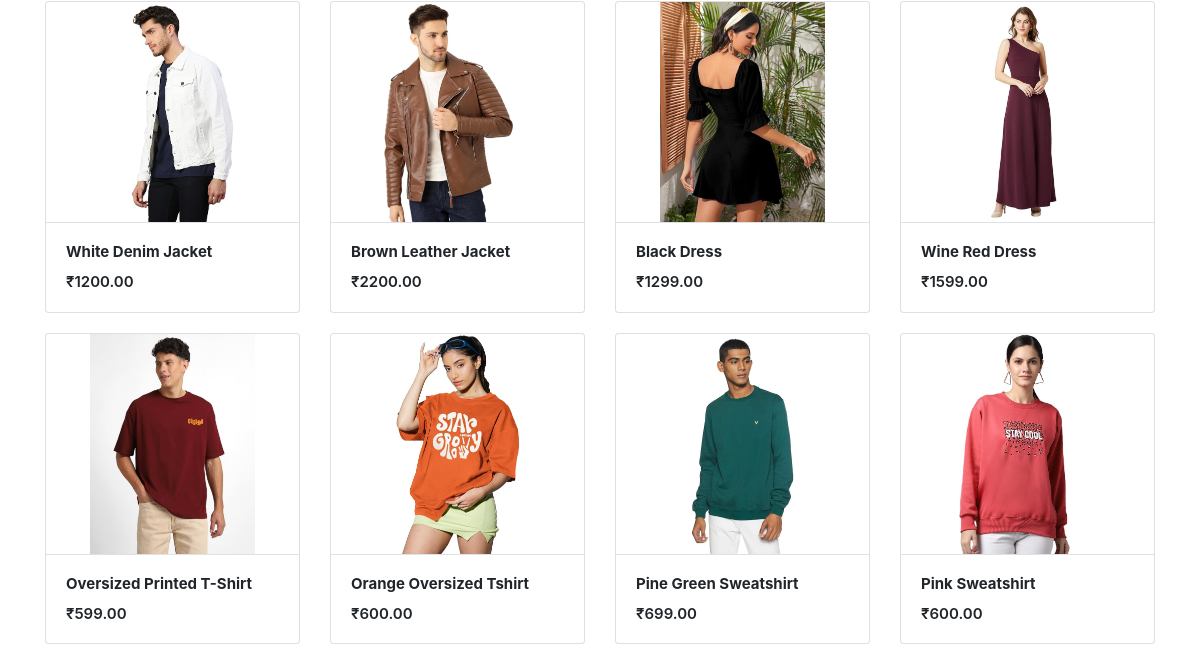
The app's page / (lower part), older data.
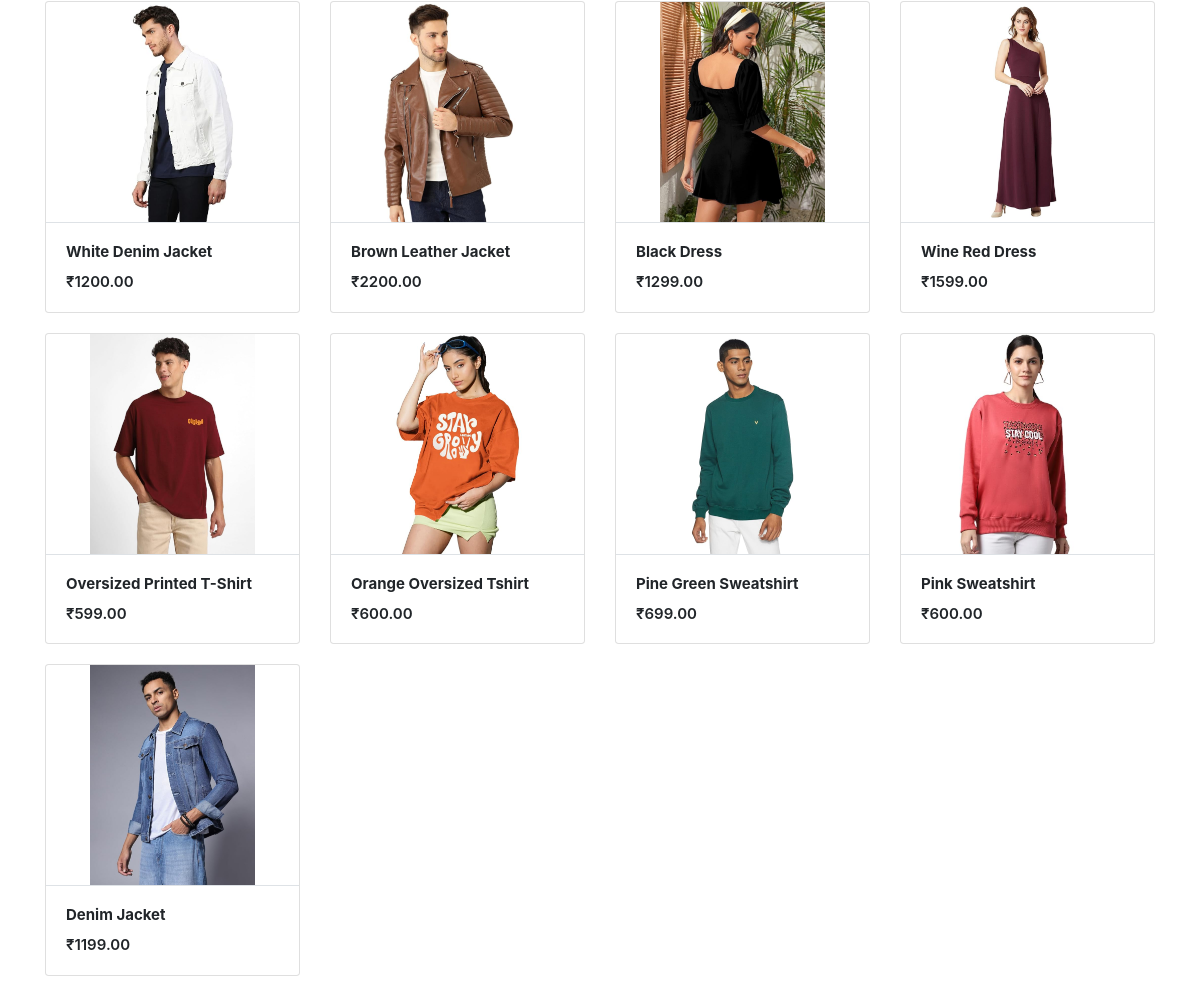
The same page, newer data.
### products/models.py (models this page shows, shortened)
class Product(BaseModel):
  product_name = models.CharField(max_length=100)
  slug = models.SlugField(unique=True, null=True, blank=True)
  category = models.ForeignKey(Category, on_delete=models.CASCADE, related_name='products')
  price = models.IntegerField()
  product_description = models.TextField()
  color_variant = models.ManyToManyField(ColorVariant, blank = True)
  size_variant = models.ManyToManyField(SizeVariant, blank = True)

class ProductImage(BaseModel):
  product = models.ForeignKey(Product, on_delete=models.CASCADE, related_name='product_images')
  image = models.ImageField(upload_to='product')

### home/views.py (the view)
# urls.py: path('',index,name='home')
def index(request):
  products = Product.objects.all()
  if request.method == "POST":
    search = request.POST.get('search')
    products = Product.objects.filter(product_name__icontains = search)
  context = {'products': products}
  return render(request,'home/index.html', context)

### templates/home/index.html
{% extends "base/base.html"%} {% load static %} {% block start %}
<div class="container mt-5 pt-5">
  <div class="row">
    {% for product in products %}
    <div class="col-md-3">
      <figure class="card card-product-grid">
        <a href="{% url 'product' product.slug %}">
          <div class="img-wrap">
            <img src="{% static '' %}{{product.product_images.first.image}}" />
          </div>
          <figcaption class="info-wrap border-top">
            <a href="{% url 'product' product.slug %}" class="title">
              <b>{{product.product_name}}</b>
            </a>
            <div class="price mt-2">&#8377;{{product.price}}.00</div>
          </figcaption>
        </a>
      </figure>
    </div>
    {% endfor %}
  </div>
</div>
{% endblock %}

Row changes from the older to the newer data that the page shows:
added Product: product_images.first.image (picture), product_name "Denim Jacket", price "1199"
